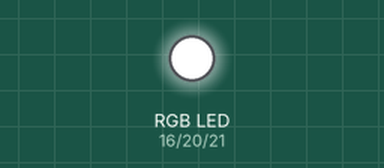
Recording of a program running on a simulated Raspberry Pi (BCM pin numbers). On the bench: an RGB LED mixed from three pins (HIGH = lit). Requests to the public web service named in the program get a made-up reply in its usual format after 0.4 s (London, UTC, broken clouds, 64 % humidity, 1013 hPa unless stated). At 1.4 s the program stops and its outputs stay as they are.

Above: at 0.1 s.
At 1.5 s:
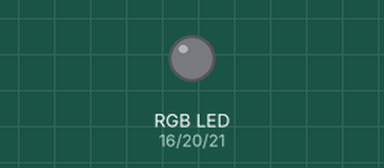
Timing chart, 0 to 2.9 s (numbered marks = the images above):
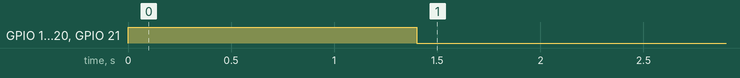

Measured:
- by itself, GPIO 16 (red), GPIO 20 (green): HIGH → LOW at 1.4 s
- by itself, GPIO 21 (blue): LOW → HIGH at 0.00 s, → LOW 1.4 s later

The program:

09_rgb_cheerlights.py
```python
# 09_rgb_cheer.py
# uses the GPIO pins to control an RGB LED

import RPi.GPIO as GPIO
import time
import urllib

# set LED pins
red = 16
green = 20
blue = 21

# setup a map data structure with the RGB values for the different colours
cheerlights_url = "http://api.thingspeak.com/channels/1417/field/1/last.txt"
colour_map = {"red":(100,0,0),
             "green":(0,100,0),
             "blue":(0,0,100),
             "cyan":(0,50,100),
             "white":(50,50,50),
             "warmwhite":(100,100,100),
             "purple":(50,0,100),
             "magenta":(100,0,100),
             "yellow":(100,100,0),
             "orange":(100,50,0),
             "pink":(100,0,100),
             "oldlace":(100,100,100)}

# configure the Raspberry Pi to use the Broadcom pin names, rather than the pin positions
GPIO.setmode(GPIO.BCM)
GPIO.setwarnings(False)
GPIO.setup(red, GPIO.OUT)
GPIO.setup(green, GPIO.OUT)
GPIO.setup(blue, GPIO.OUT)

# Start Pulse Width Modulation (PWM) on the red, green and blue channels to
# control the brightness of the LEDs.
# Follow this link for more info on PWM: http://en.wikipedia.org/wiki/Pulse-width_modulation
pwmRed = GPIO.PWM(red, 500)
pwmRed.start(100)
pwmGreen = GPIO.PWM(green, 500)
pwmGreen.start(100)
pwmBlue = GPIO.PWM(blue, 500)
pwmBlue.start(100)

# repeat until interrupted
try:
    while True:
        cheerlights = urllib.urlopen(cheerlights_url)# Open cheerlights file via URL
        chosen_colour = cheerlights.read()           # Read the last cheerlights colour
        cheerlights.close()                          # Close cheerlights file

        pwmRed.ChangeDutyCycle(colour_map[chosen_colour][0])
        pwmGreen.ChangeDutyCycle(colour_map[chosen_colour][1])
        pwmBlue.ChangeDutyCycle(colour_map[chosen_colour][2])
        time.sleep(0.5)
except:                                              # if there is an error
        pass                                         # ignore error (do nothing)
finally:                                             # then no matter what happens
        time.sleep(1)                                # wait 1 second

GPIO.cleanup()
```
